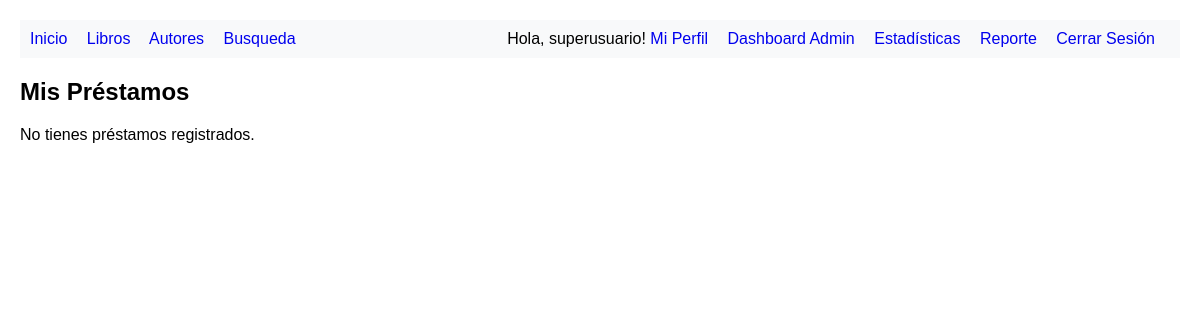
The app's page /mis-prestamos/ (signed in), older data.
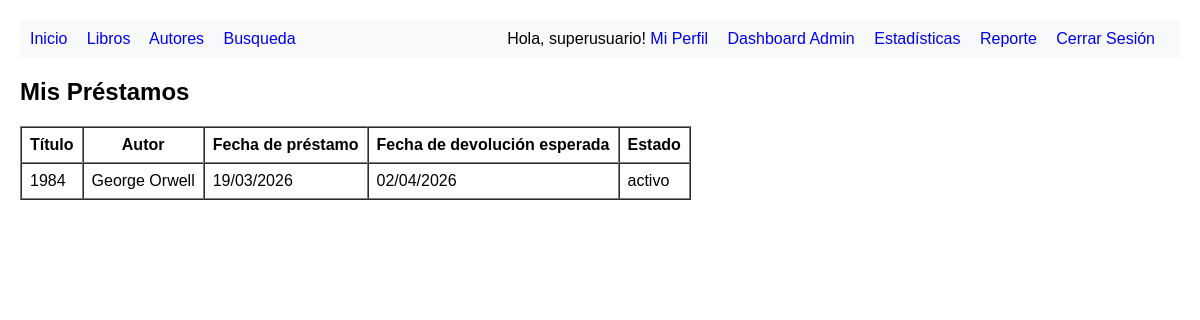
The same page, newer data.
### biblioteca/models.py (models this page shows, shortened)
class Prestamo(models.Model):
    ESTADOS = [
    ('activo', 'Activo'),
    ('devuelto', 'Devuelto'),
    ('vencido', 'Vencido'),
    ]
    usuario = models.ForeignKey(User, on_delete=models.CASCADE, related_name='prestamos')
    libro = models.ForeignKey(Libro, on_delete=models.CASCADE, related_name='prestamos')
    fecha_prestamo = models.DateTimeField(auto_now_add=True)
    fecha_devolucion_esperada = models.DateField()
    fecha_devolucion_real = models.DateTimeField(null=True, blank=True)
    estado = models.CharField(max_length=10, choices=ESTADOS, default='activo')
    class Meta:
        verbose_name = "Préstamo"
        verbose_name_plural = "Préstamos"
        ordering = ['-fecha_prestamo']

class Libro(models.Model):
    GENEROS = [
    ('ficcion', 'Ficción'),
    ('no_ficcion', 'No Ficción'),
    ('ciencia', 'Ciencia'),
    ('historia', 'Historia'),
    ('biografia', 'Biografía'),
    ('tecnologia', 'Tecnología'),
    ]
    titulo = models.CharField(max_length=200)
    autor = models.ForeignKey(Autor, on_delete=models.CASCADE, related_name='libros')
    isbn = models.CharField(max_length=13, unique=True, help_text="Código ISBN de 13 dígitos")
    fecha_publicacion = models.DateField()
    genero = models.CharField(max_length=20, choices=GENEROS, default='ficcion')
    paginas = models.PositiveIntegerField()
    descripcion = models.TextField(blank=True)
    disponible = models.BooleanField(default=True)
    fecha_agregado = models.DateTimeField(auto_now_add=True)
    class Meta:
        verbose_name = "Libro"
        verbose_name_plural = "Libros"
        ordering = ['-fecha_agregado']

class Autor(models.Model):
    nombre = models.CharField(max_length=100, help_text="Nombre completo del autor")
    fecha_nacimiento = models.DateField(null=True, blank=True)
    nacionalidad = models.CharField(max_length=50, blank=True)
    biografia = models.TextField(blank=True, help_text="Biografía del autor")
    fecha_creacion = models.DateTimeField(auto_now_add=True)
    class Meta:
        verbose_name = "Autor"
        verbose_name_plural = "Autores"
        ordering = ['nombre']

### biblioteca/views.py (the view)
# urls.py: path('mis-prestamos/', views.mis_prestamos, name='mis_prestamos'),
@login_required
def mis_prestamos(request):
    prestamos = Prestamo.objects.filter(usuario=request.user).order_by('-fecha_prestamo')
    context = {
    'prestamos': prestamos
    }
    return render(request, 'biblioteca/mis_prestamos.html', context)

### biblioteca/templates/biblioteca/mis_prestamos.html
{% extends 'biblioteca/base.html' %}
{% block content %}
<h2>Mis Préstamos</h2>
{% if prestamos %}
    <table border="1" cellpadding="8" cellspacing="0">
        <thead>
            <tr>
                <th>Título</th>
                <th>Autor</th>
                <th>Fecha de préstamo</th>
                <th>Fecha de devolución esperada</th>
                <th>Estado</th>
            </tr>
        </thead>
        <tbody>
            {% for prestamo in prestamos %}
            <tr>
                <td>{{ prestamo.libro.titulo }}</td>
                <td>{{ prestamo.libro.autor.nombre }}</td>
                <td>{{ prestamo.fecha_prestamo|date:"d/m/Y" }}</td>
                <td>{{ prestamo.fecha_devolucion_esperada|date:"d/m/Y" }}</td>
                <td>{{ prestamo.estado }}</td>
            </tr>
            {% endfor %}
        </tbody>
    </table>
{% else %}
    <p>No tienes préstamos registrados.</p>
{% endif %}
{% endblock %}

Row changes from the older to the newer data that the page shows:
added Prestamo: libro.titulo "1984", libro.autor.nombre "George Orwell", fecha_prestamo "19/03/2026", fecha_devolucion_esperada "02/04/2026", estado "activo"
Text that changed along with them:
text no longer shown: "No tienes préstamos registrados."
text now shown: "Título Autor Fecha de préstamo Fecha de devolución esperada Estado"
